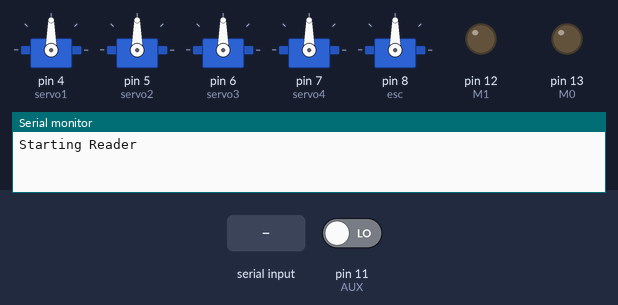
Bench run of a sketch on a simulated Arduino Uno, built with avr-gcc and run on an emulated ATmega328P. On the bench: 5 × servo, output pins drawn as LEDs (lit = HIGH), the last lines printed to the serial monitor. The test bench sets the inputs (shaded band); at power-on: pin 11 (AUX) LOW.

Above: at 5.5 s.
5.6 s: "90,45\n" received over the second serial link
At 7.8 s:
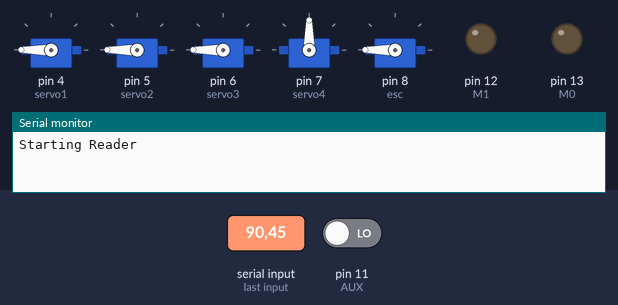
8.1 s: "90,45\n" received over Serial
At 10.9 s:
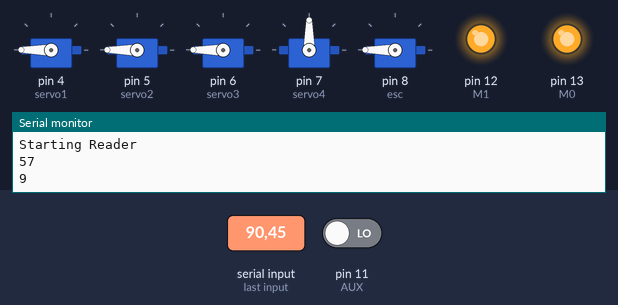
11.1 s: pin 11 (AUX) driven HIGH
At 12.7 s:
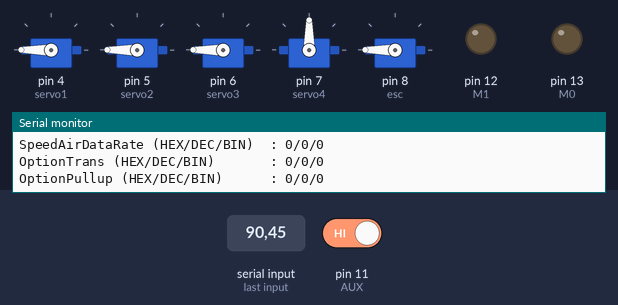
14.1 s: "30,150\n" received over the second serial link
17.1 s: "5\n" received over the second serial link
20.1 s: "30,150\n" received over Serial
Timing chart, 0 to 24.1 s (numbered marks = the images above; inputs shaded):
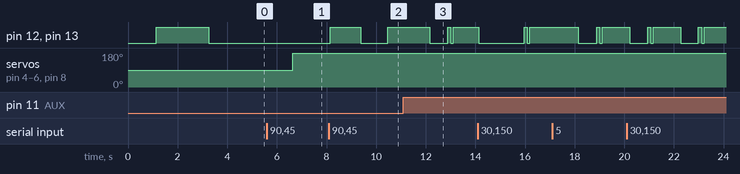

Measured:
- after the input at 5.6 s, servo on pin 4 (servo1), servo on pin 5 (servo2), servo on pin 6 (servo3), servo on pin 8 (esc): 90° → 180° after 1.0 s
- after the input at 8.1 s, pin 12 (M1), pin 13 (M0): LOW → HIGH after 0.05 s, → LOW 1.2 s later, → HIGH 1.1 s later
- after the input at 11.1 s, pin 12 (M1), pin 13 (M0): HIGH → LOW after 1.1 s instead of 1.5 s

The sketch:

reciever.ino
```cpp
#include <SoftwareSerial.h>
#include "EBYTE.h"
#include <Servo.h>

#define TX  3
#define RX  2
#define M0  13
#define M1  12
#define AUX  11

unsigned long time;

Servo servo1;  // create servo object to control a servo
Servo servo2;  // create servo object to control a servo
Servo servo3;  // create servo object to control a servo
Servo servo4;  // create servo object to control a servo
Servo esc;  // create servo object to control a servo

struct DATA {
  int j1posY;
  int j1posX;
  int j2posY;
  int j2posX;
  boolean button1;
  boolean button2;
  boolean button3;
  boolean button4;
};

int Chan,escValue;
DATA MyData;

SoftwareSerial ESerial(TX, RX);

EBYTE Transceiver(&ESerial, M0, M1, AUX);

void setup() {

  pinMode(M0, OUTPUT);
  pinMode(M1, OUTPUT);
  pinMode(AUX, INPUT);

  servo1.attach(4);  // attaches the servo on pin 4 to the servo object
  servo2.attach(5);  // attaches the servo on pin 5 to the servo object
  servo3.attach(6);  // attaches the servo on pin 6 to the servo object
  servo4.attach(7);  // attaches the servo on pin 7 to the servo object
  esc.attach(8);  // attaches the servo on pin 7 to the servo object
  resetData();

  Serial.begin(9600);
  ESerial.begin(9600);
  Serial.println("Starting Reader");

  Transceiver.init();

  // Transceiver.Reset();
  // Transceiver.SetAirDataRate(ADR_8K);
  //Transceiver.SetAddressH(0);
  //Transceiver.SetAddressL(0);
  //Transceiver.SetChannel(2);
  // Transceiver.SaveParameters(PERMANENT);
   //Transceiver.PrintParameters();

}

void loop() {

  if (ESerial.available()) {

    Transceiver.GetStruct(&MyData, sizeof(MyData));

       servo1.write(MyData.j1posX); //need to reverse it or the lower one
       servo2.write(MyData.j1posX);
       servo3.write(MyData.j2posY);
       servo4.write(MyData.j2posX);
       escValue = map(MyData.j1posY, 0, 180, 0, 2000);
       esc.writeMicroseconds(escValue);
       delay(10);
  }
  else {
    if (Serial.available()) {
      Chan = Serial.read();
      Serial.println(Chan);
      if (Chan > 47) {
        Serial.println(Chan - 48);
        Transceiver.SetChannel(Chan - 48);
        Transceiver.SaveParameters(PERMANENT);
        Transceiver.PrintParameters();
      }
    }
    delay(10);
    //Serial.println("Searching: ");
  }
}

void resetData() {
  // Reset the values when there is no radio connection - Set initial default values
  MyData.j1posY = 90;
  MyData.j1posX = 90;
  MyData.j2posY = 90;
  MyData.j2posX = 90;
  MyData.button1 = false;
  MyData.button2 = false;
  MyData.button3 = false;
  MyData.button4 = false;
}
```
